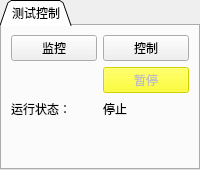
     <widget class="QTabWidget" name="tabWidget_2">
      <property name="tabShape">
       <enum>QTabWidget::Triangular</enum>
      </property>
      <property name="currentIndex">
       <number>0</number>
      </property>
      <widget class="QWidget" name="tab_3">
       <attribute name="title">
        <string>测试控制</string>
       </attribute>
       <layout class="QGridLayout" name="gridLayout_12">
        <item row="0" column="1">
         <widget class="QPushButton" name="commodel">
          <property name="enabled">
           <bool>true</bool>
          </property>
          <property name="sizePolicy">
           <sizepolicy hsizetype="Minimum" vsizetype="Expanding">
            <horstretch>0</horstretch>
            <verstretch>0</verstretch>
           </sizepolicy>
          </property>
          <property name="text">
           <string>控制</string>
          </property>
          <property name="checkable">
           <bool>true</bool>
          </property>
          <property name="checked">
           <bool>false</bool>
          </property>
         </widget>
        </item>
        <item row="2" column="1">
         <widget class="QLabel" name="runstat">
          <property name="sizePolicy">
           <sizepolicy hsizetype="Preferred" vsizetype="Expanding">
            <horstretch>0</horstretch>
            <verstretch>0</verstretch>
           </sizepolicy>
          </property>
          <property name="text">
           <string>停止</string>
          </property>
         </widget>
        </item>
        <item row="2" column="0">
         <widget class="QLabel" name="label_58">
          <property name="sizePolicy">
           <sizepolicy hsizetype="Preferred" vsizetype="Expanding">
            <horstretch>0</horstretch>
            <verstretch>0</verstretch>
           </sizepolicy>
          </property>
          <property name="text">
           <string>运行状态：</string>
          </property>
         </widget>
        </item>
        <item row="1" column="1">
         <widget class="QPushButton" name="titopause">
          <property name="enabled">
           <bool>false</bool>
          </property>
          <property name="sizePolicy">
           <sizepolicy hsizetype="Minimum" vsizetype="Expanding">
            <horstretch>0</horstretch>
            <verstretch>0</verstretch>
           </sizepolicy>
          </property>
          <property name="styleSheet">
           <string notr="true">background-color: rgb(255, 255, 0);</string>
          </property>
          <property name="text">
           <string>暂停</string>
          </property>
         </widget>
        </item>
        <item row="0" column="0">
         <widget class="QPushButton" name="comnon">
          <property name="enabled">
           <bool>true</bool>
          </property>
          <property name="sizePolicy">
           <sizepolicy hsizetype="Minimum" vsizetype="Expanding">
            <horstretch>0</horstretch>
            <verstretch>0</verstretch>
           </sizepolicy>
          </property>
          <property name="text">
           <string>监控</string>
          </property>
          <property name="checkable">
           <bool>true</bool>
          </property>
          <property name="checked">
           <bool>false</bool>
          </property>
         </widget>
        </item>
        <item row="3" column="0">
         <spacer name="verticalSpacer">
          <property name="orientation">
           <enum>Qt::Vertical</enum>
          </property>
          <property name="sizeHint" stdset="0">
           <size>
            <width>20</width>
            <height>40</height>
           </size>
          </property>
         </spacer>
        </item>
       </layout>
      </widget>
     </widget>
